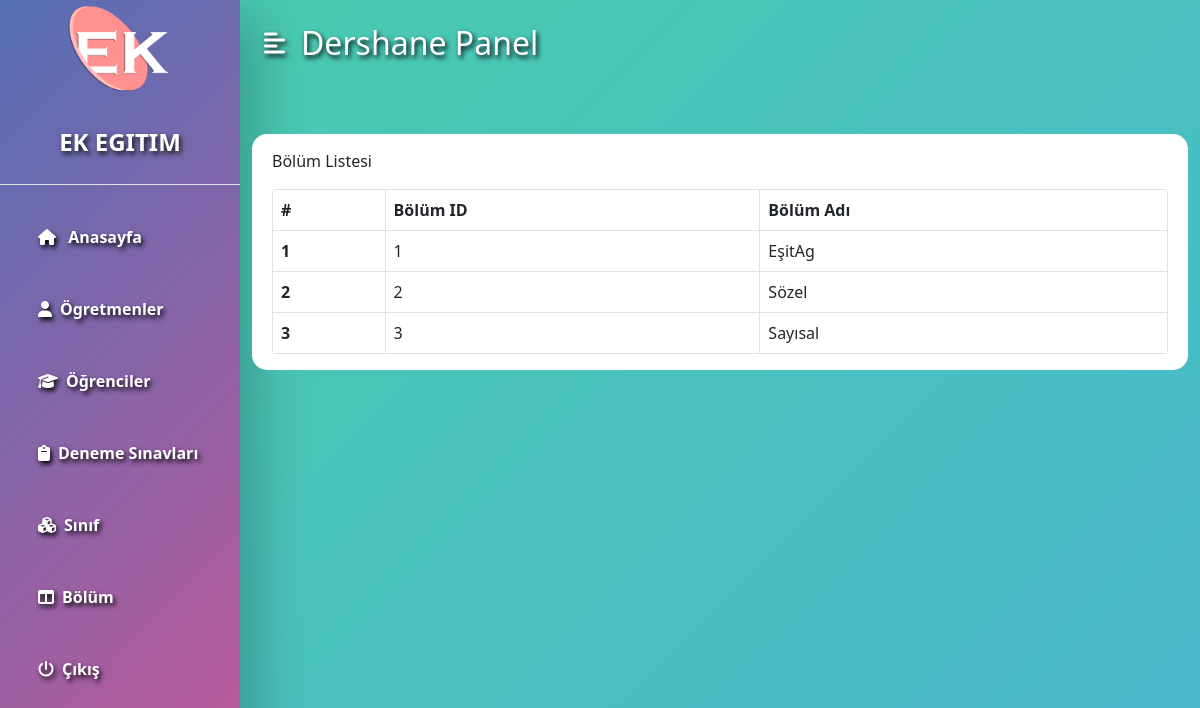
Screenshot of /admin/section.php (signed in) with the database file from the repository.
### tables this page shows
CREATE TABLE `section` (
  `section_id` int(11) NOT NULL,
  `section` varchar(7) NOT NULL
);

### admin/data/section.php (called while the page is built, shortened)
<?php
function getAllSections($conn){
   $sql = "SELECT * FROM section";
   $stmt = $conn->prepare($sql);
   $stmt->execute();
   if ($stmt->rowCount() >= 1) {
     $sections = $stmt->fetchAll();
     return $sections;
   }else {
    return 0;
   }
}

### admin/section.php (the view, shortened to what this page needs)
<?php
if (isset($_SESSION['admin_id']) &&
    isset($_SESSION['role'])) {
    if ($_SESSION['role'] == 'Admin') {
       include "../DB_connection.php";
       include "data/section.php";
       $sections = getAllSections($conn);
 ?>
<!DOCTYPE html>
<html lang="en">
<head>
	<link rel="stylesheet" href="https://cdn.jsdelivr.net/npm/bootstrap@5.2.0/dist/css/bootstrap.min.css">
	<link rel="stylesheet" href="../css/style.css">
  <link rel="stylesheet" href="https://cdnjs.cloudflare.com/ajax/libs/font-awesome/4.7.0/css/font-awesome.min.css">
</head>
<body>
    <?php
        if ($sections != 0) {
     ?>
     <div class="d-flex" id="wrapper">
    <?php include "inc/sidebar.php";?>
     <div id="page-content-wrapper">
          <?php include "inc/sidebar-button.php";?>
     <div class="container mt-5">
           <div class="table-responsive">
           <div style="padding-top: 15px;">Bölüm Listesi</div>
              <table class="table table-bordered mt-3 n-table">
                <thead>
                  <tr>
                    <th scope="col">#</th>
                    <th scope="col">Bölüm ID</th>
                    <th scope="col">Bölüm Adı</th>
                  </tr>
                </thead>
                <tbody>
                  <?php $i = 0; foreach ($sections as $section) {
                    $i++;  ?>
                  <tr>
                    <th scope="row"><?=$i?></th>
                    <td><?=$section['section_id']?></td>
                    <td><?=$section['section']?></td>
                  </tr>
                <?php } ?>
                </tbody>
              </table>
           </div>
         <?php } ?>
     </div>
     </div>
     </div>
</body>
</html>
<?php
  }else {
    header("Location: ../login.php");
    exit;
  }
}else {
	header("Location: ../login.php");
	exit;
}
?>

### css/style.css (style rules this page uses)
:root { --main-bg-color: #00ADB5; --main-text-color: #ffffff; --second-text-color: #47B5FF; --second-bg-color: #ffffff; }
#wrapper { overflow-x: hidden; background: linear-gradient(-45deg, #ee8667, #e96295, #49b2d8, #49ccad); background-size: 400% 400%; animation: gradient 15s ease infinite; height: 100vh; }
#page-content-wrapper { min-width: 100vw; }
@media (min-width: 768px) { #page-content-wrapper { min-width: 0; width: 100%; } }
.table-responsive { background-color: white; border-radius: 15px; padding-inline: 20px; margin-top: 10px; }
.table-responsive { --moz-border-radius: 5px !important; border-collapse: collapse !important; border: none !important; }
table { border-collapse: collapse; border-radius: 4px; overflow: hidden; }

### rows the page displays
section: section_id "1", section "EşitAg"
section: section_id "2", section "Sözel"
section: section_id "3", section "Sayısal"
